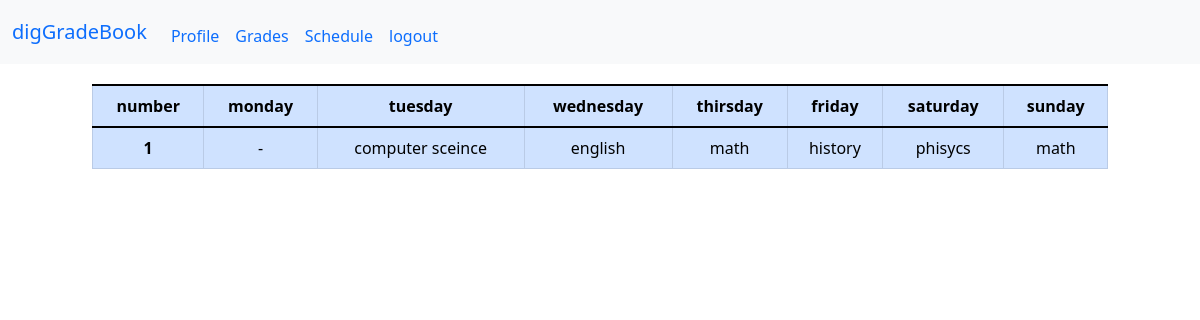
Page /schedule (signed in) on the earlier database version.
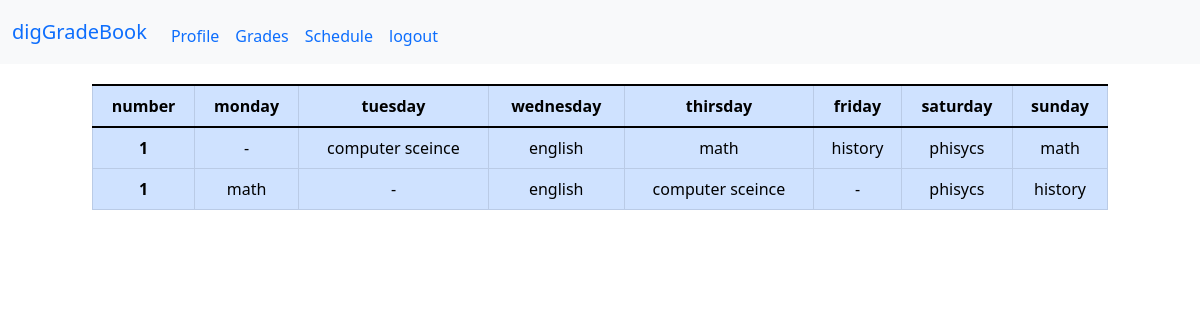
Same page on the later database version.
### tables this page shows
CREATE TABLE schedule
(
    monday TEXT,
    tuesday TEXT,
    wednesday TEXT,
    thirsday TEXT,
    friday TEXT,
    saturday TEXT,
    sunday TEXT
);

### app.py (the view)
@app.route("/schedule")
@login_required
def schedule():
    db = sqlite3.connect(db_path, check_same_thread=False)
    schedule = db.execute("SELECT * FROM schedule").fetchall()
    db.close()
    return render_template("schedule.html", schedule=schedule)

### app.py (called while the page is built)
@app.after_request
def after_request(response):
    response.headers["Cache-Control"] = "no-cache, no-store, must-revalidate"
    response.headers["Expires"] = 0
    response.headers["Pragma"] = "no-cache"
    return response

### functions.py (called while the page is built)
def login_required(f):
    @wraps(f)
    def decorated_function(*args, **kwargs):
        if session.get("user_id") is None:
            return redirect("/login")
        return f(*args, **kwargs)
    return decorated_function

### templates/schedule.html (shortened to what this page needs)
{% extends "layout.html" %}
{% block main %}
<div style="margin-left: 80px; margin-right:80px; margin-top: 20px">
    <table class="table table-bordered table-primary">
          <tr>
            <th>number</th>
            <th scope="col">monday</th>
            <th scope="col">tuesday</th>
            <th scope="col">wednesday</th>
            <th scope="col">thirsday</th>
            <th scope="col">friday</th>
            <th scope="col">saturday</th>
            <th scope="col">sunday</th>
          </tr>
        <tbody>
            {% set i = 1 %}
            {% for row in schedule %}
                <tr>
                    <th scope="row">{{i}}</th>
                    <td>{{row.0}}</td>
                    <td>{{row.1}}</td>
                    <td>{{row.2}}</td>
                    <td>{{row.3}}</td>
                    <td>{{row.4}}</td>
                    <td>{{row.5}}</td>
                    <td>{{row.6}}</td>
                </tr>
                {% set i = i + 1 %}
            {% endfor %}
        </tbody>
    </table>
</div>
{% endblock %}

### templates/layout.html (shortened to what this page needs)
<!DOCTYPE html>
<html lang = "en">
<head>
    <link href="https://cdn.jsdelivr.net/npm/bootstrap@5.1.3/dist/css/bootstrap.min.css" rel="stylesheet">
</head>
<body>
    <nav class="navbar navbar-expand-lg bg-light">
        <div class="container-fluid">
            <a class="navbar-brand" href="/">digGradeBook</a>
            <div class="collapse navbar-collapse">
                {% if session["user_id"] %}
                    {% if session["user_type"] == "teacher" %}
                    <ul class="navbar-nav me-auto mt-2">
                        <li class="nav-item"><a class="nav-link" href="/profile">Profile</a></li>
                        <li class="nav-item"><a class="nav-link" href="/students">Students</a></li>
                        <li class="nav-item"><a class="nav-link" href="/contacts">Contacts</a></li>
                        <li class="nav-item"><a class="nav-link" href="/schedule">Schedule</a></li>
                        <li class="nav-item"><a class="nav-link" href="/logout">logout</a></li>
                    </ul>
                    {% else %}
                    <ul class="navbar-nav me-auto mt-2">
                        <li class="nav-item"><a class="nav-link" href="/profile">Profile</a></li>
                        <li class="nav-item"><a class="nav-link" href="/grades">Grades</a></li>
                        <li class="nav-item"><a class="nav-link" href="/schedule">Schedule</a></li>
                        <li class="nav-item"><a class="nav-link" href="/logout">logout</a></li>
                    </ul>
                    {% endif%}
                {% else %}
                <ul class="navbar-nav me-auto mt-2">
                    <li class="nav-item"><a class="nav-link" href="/register">Register</a></li>
                </ul>
                {% endif %}
            </div>
        </div>
    </nav>
    <main class="container-fluid text-center">
        {% block main %}{% endblock %}
    </main>
</body>
</html>

Differences in the rows shown:
added schedule: i "1", monday "math", tuesday "-", wednesday "english", thirsday "computer sceince", friday "-", saturday "phisycs", sunday "history"
